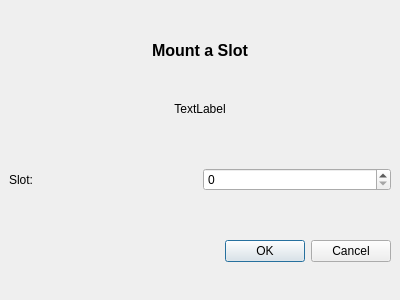
<ui version="4.0" >
 <class>mountForm</class>
 <widget class="QDialog" name="mountForm" >
  <property name="windowModality" >
   <enum>Qt::WindowModal</enum>
  </property>
  <property name="geometry" >
   <rect>
    <x>0</x>
    <y>0</y>
    <width>400</width>
    <height>300</height>
   </rect>
  </property>
  <property name="windowTitle" >
   <string>Label</string>
  </property>
  <layout class="QGridLayout" >
   <property name="margin" >
    <number>9</number>
   </property>
   <property name="spacing" >
    <number>6</number>
   </property>
   <item row="1" column="0" >
    <widget class="QLabel" name="storageLabel" >
     <property name="maximumSize" >
      <size>
       <width>16777215</width>
       <height>20</height>
      </size>
     </property>
     <property name="text" >
      <string>TextLabel</string>
     </property>
     <property name="alignment" >
      <set>Qt::AlignCenter</set>
     </property>
    </widget>
   </item>
   <item row="3" column="0" >
    <layout class="QHBoxLayout" >
     <property name="margin" >
      <number>0</number>
     </property>
     <property name="spacing" >
      <number>6</number>
     </property>
     <item>
      <widget class="QLabel" name="label_4" >
       <property name="text" >
        <string>Slot:</string>
       </property>
       <property name="buddy" >
        <cstring>slotSpin</cstring>
       </property>
      </widget>
     </item>
     <item>
      <widget class="QSpinBox" name="slotSpin" >
       <property name="maximum" >
        <number>10000</number>
       </property>
      </widget>
     </item>
    </layout>
   </item>
   <item row="5" column="0" >
    <widget class="QDialogButtonBox" name="buttonBox" >
     <property name="orientation" >
      <enum>Qt::Horizontal</enum>
     </property>
     <property name="standardButtons" >
      <set>QDialogButtonBox::Cancel|QDialogButtonBox::NoButton|QDialogButtonBox::Ok</set>
     </property>
    </widget>
   </item>
   <item row="4" column="0" >
    <spacer>
     <property name="orientation" >
      <enum>Qt::Vertical</enum>
     </property>
     <property name="sizeType" >
      <enum>QSizePolicy::Maximum</enum>
     </property>
     <property name="sizeHint" >
      <size>
       <width>21</width>
       <height>16</height>
      </size>
     </property>
    </spacer>
   </item>
   <item row="0" column="0" >
    <layout class="QHBoxLayout" >
     <property name="margin" >
      <number>0</number>
     </property>
     <property name="spacing" >
      <number>6</number>
     </property>
     <item>
      <spacer>
       <property name="orientation" >
        <enum>Qt::Horizontal</enum>
       </property>
       <property name="sizeHint" >
        <size>
         <width>71</width>
         <height>21</height>
        </size>
       </property>
      </spacer>
     </item>
     <item>
      <widget class="QLabel" name="label" >
       <property name="maximumSize" >
        <size>
         <width>16777215</width>
         <height>30</height>
        </size>
       </property>
       <property name="text" >
        <string>&lt;html>&lt;head>&lt;meta name="qrichtext" content="1" />&lt;style type="text/css">
p, li { white-space: pre-wrap; }
&lt;/style>&lt;/head>&lt;body style=" font-family:'Sans Serif'; font-size:9pt; font-weight:400; font-style:normal; text-decoration:none;">
&lt;p style=" margin-top:0px; margin-bottom:0px; margin-left:0px; margin-right:0px; -qt-block-indent:0; text-indent:0px;">&lt;span style=" font-size:12pt; font-weight:600;">Mount a Slot&lt;/span>&lt;/p>&lt;/body>&lt;/html></string>
       </property>
      </widget>
     </item>
     <item>
      <spacer>
       <property name="orientation" >
        <enum>Qt::Horizontal</enum>
       </property>
       <property name="sizeHint" >
        <size>
         <width>81</width>
         <height>20</height>
        </size>
       </property>
      </spacer>
     </item>
    </layout>
   </item>
   <item row="2" column="0" >
    <spacer>
     <property name="orientation" >
      <enum>Qt::Vertical</enum>
     </property>
     <property name="sizeType" >
      <enum>QSizePolicy::Maximum</enum>
     </property>
     <property name="sizeHint" >
      <size>
       <width>382</width>
       <height>16</height>
      </size>
     </property>
    </spacer>
   </item>
  </layout>
 </widget>
 <resources/>
 <connections>
  <connection>
   <sender>buttonBox</sender>
   <signal>accepted()</signal>
   <receiver>mountForm</receiver>
   <slot>accept()</slot>
   <hints>
    <hint type="sourcelabel" >
     <x>248</x>
     <y>254</y>
    </hint>
    <hint type="destinationlabel" >
     <x>157</x>
     <y>274</y>
    </hint>
   </hints>
  </connection>
  <connection>
   <sender>buttonBox</sender>
   <signal>rejected()</signal>
   <receiver>mountForm</receiver>
   <slot>reject()</slot>
   <hints>
    <hint type="sourcelabel" >
     <x>316</x>
     <y>260</y>
    </hint>
    <hint type="destinationlabel" >
     <x>286</x>
     <y>274</y>
    </hint>
   </hints>
  </connection>
 </connections>
</ui>
